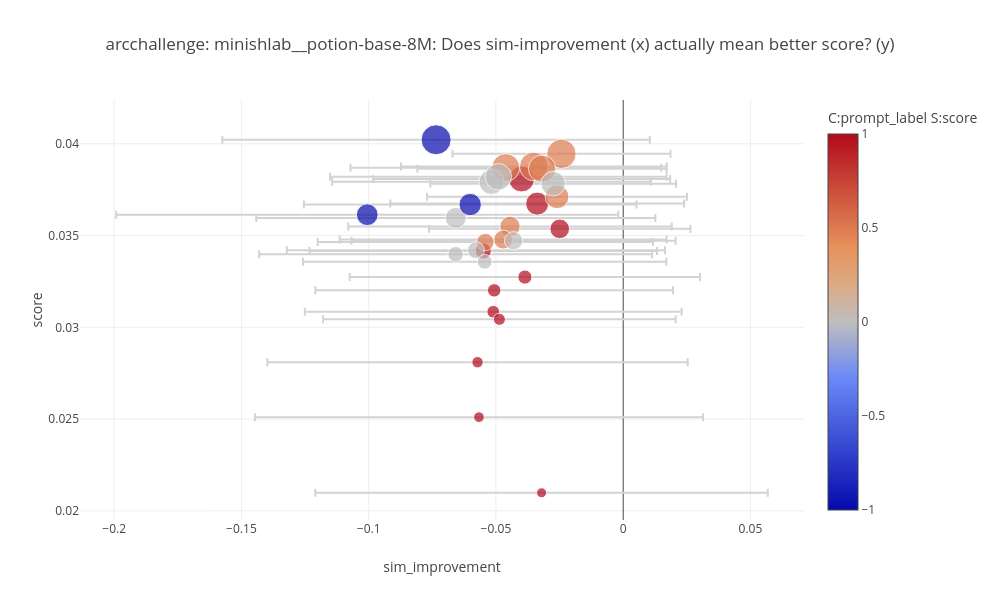
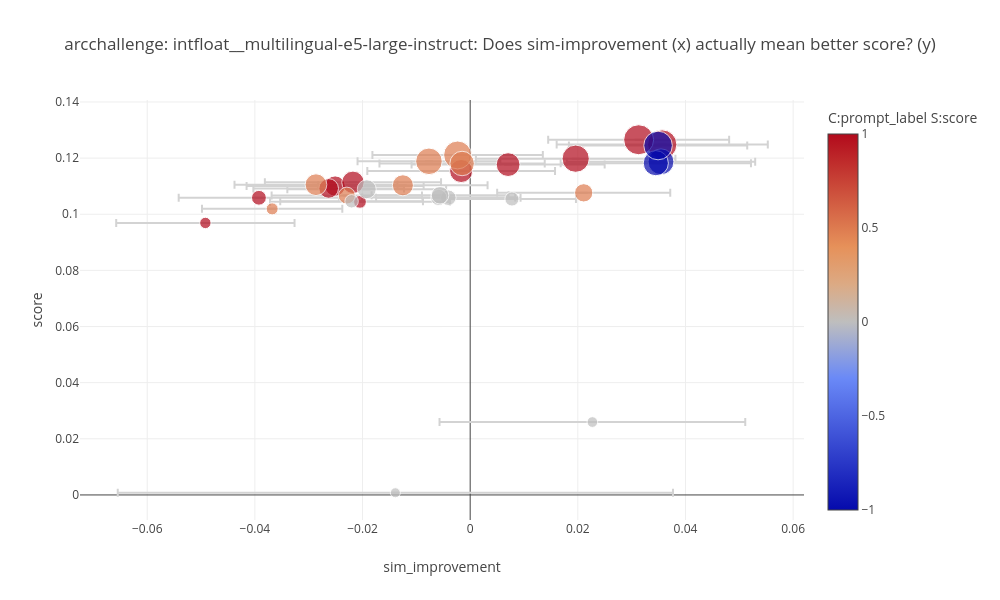
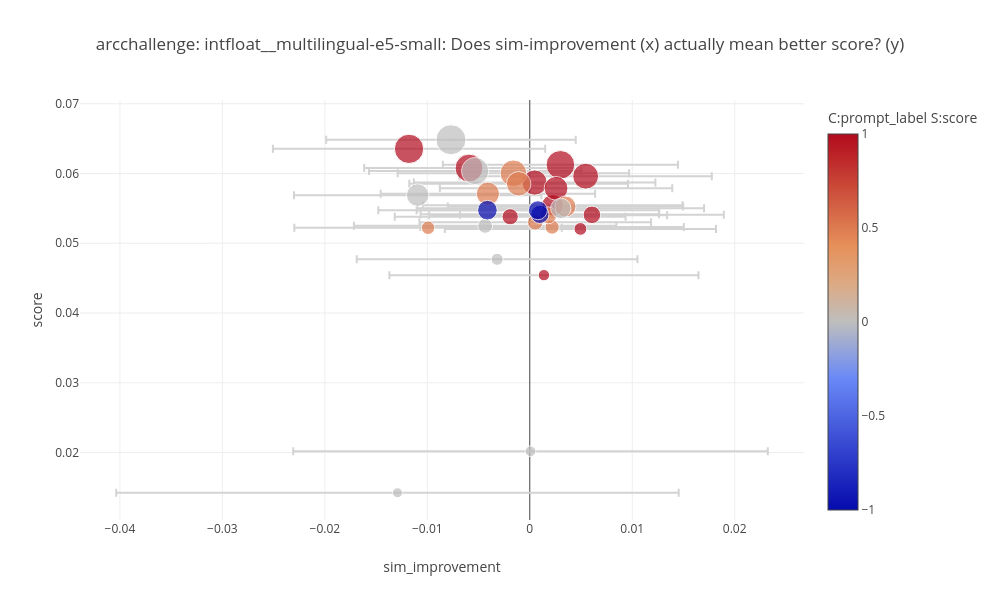
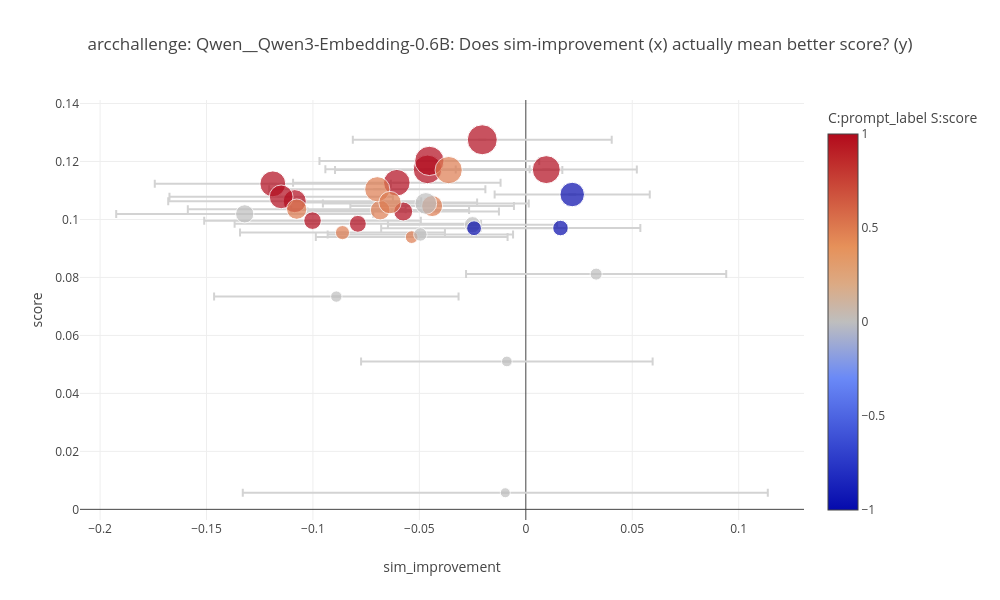

The notebook cell saved with these charts, in order:
### Code cell
for m in models:
    df = construct_df(m)
    #print(df.columns)
    #plot(df, "displacement", y="score", sizes="prompt_label", colors="parallel_fraction", title=f"{dataset}: {m}: Does more movement(x) mean better score(y)")
    plot(df, "sim_improvement", y="score", title=f"{dataset}: {m}: Does sim-improvement (x) actually mean better score? (y)")
    #plot(df, "chord_similarity", y="score", title=f"{dataset}: {m}: Angle of change wrt. Query-Answer(x) line vs. performance")
    #plot(df, "displacement", y="sim_improvement", title=f"{dataset}: {m}: Movement (x) vs. similarity improvement(y).")
    #plot(df, "parallel_fraction", y="sim_improvement", title=f"{dataset}: {m}: Fraction of change toward Answer (x) vs. similarity gains.")
    #plot(df, "parallel_fraction", y="score", title=f"{dataset}: {m}: Fraction of change toward Answer (x) vs. performance(y).")

### Figure 1 — Plotly figure (JSON) as saved in the notebook; plotly's stock layout.template omitted (floating-point values rounded to 4 significant figures)
{"data": [{"error_x": {"array": [0.07025, 0.07404, 0.06884, 0.08806, 0.08889, 0.06927, 0.08256, 0.06826, 0.05773, 0.05138, 0.05837, 0.06354, 0.06104, 0.06422, 0.06586, 0.04282, 0.05105, 0.05221, 0.04898, 0.06262, 0.07429, 0.07719, 0.07139, 0.06367, 0.06609, 0.04828, 0.07841, 0.08399, 0.09865, 0.06534], "color": "lightgray", "type": "data", "visible": true}, "error_y": {"array": [0, 0, 0, 0, 0, 0, 0, 0, 0, 0, 0, 0, 0, 0, 0, 0, 0, 0, 0, 0, 0, 0, 0, 0, 0, 0, 0, 0, 0, 0], "color": "lightgray", "type": "data", "visible": true}, "hovertemplate": "<b>Prompt:</b> %{text}<br><b>X (distance):</b> %{x:.4f}<br><b>Y (score):</b> %{y:.4f}<br>", "marker": {"color": [1.0, 1.0, 1.0, 1.0, 1.0, 1.0, 1.0, 1.0, 1.0, 1.0, 1.0, 0.5, 0.5, 0.5, 0.5, 0.5, 0.5, 0.5, 0.5, 0.0, 0.0, 0.0, 0.0, 0.0, 0.0, 0.0, 0.0, -1.0, -1.0, -1.0], "colorbar": {"title": {"text": "C:prompt_label S:score"}}, "showscale": true, "size": [13.45, 12.76, 14.14, 10.69, 10.0, 12.07, 11.38, 16.21, 23.1, 19.66, 25.86, 20.34, 27.93, 18.97, 17.59, 29.31, 23.79, 28.62, 27.24, 25.17, 16.9, 15.52, 14.83, 18.28, 26.55, 24.48, 21.03, 30.0, 21.72, 22.41]}, "mode": "markers", "text": ["Given a science question, retrieve the passage that best answers it", "Retrieve the passage that correctly answers the multiple choice science question", "Find the document that contains the answer to the given science question", "Given a challenging science question, retrieve a passage that provides the correct answer and explains the underlying concept", "Retrieve passages that answer elementary and middle school science questions spanning biology, chemistry, physics, and earth science", "Find the most relevant scientific passage that directly answers the question", "Given a multiple choice question about science, retrieve the passage most likely to contain the correct answer", "Retrieve a passage answering the question", "Find relevant science passages", "Answer the science question", "Retrieve the correct answer", "Find documents related to the topic", "Retrieve a relevant passage", "Given a question, find a related document", "Search for information about the query", "Look up the answer", "Find something useful", "Get the relevant text", "Retrieve", "Translate the following sentence into French", "Summarize the given paragraph into two sentences", "Given two sentences, determine if they are semantically similar", "Classify the sentiment of the given review as positive or negative", "Generate a creative story based on the prompt", "Retrieve duplicate questions from the forum", "Find the most similar product review", "Given a code snippet, retrieve the documentation", "asdfjkl qpwoeiru zxcvbnm", "hgJKSbf oiawnef LKJHDS kdjfbs", "!!!! ??? ### @@@"], "type": "scatter", "x": [-0.05069, -0.05105, -0.03862, -0.05666, -0.03207, -0.04865, -0.05722, -0.05499, -0.03378, -0.02494, -0.03993, -0.04448, -0.04612, -0.04717, -0.05415, -0.02426, -0.02599, -0.03511, -0.03187, -0.05171, -0.05786, -0.06584, -0.05443, -0.04307, -0.04907, -0.02752, -0.06578, -0.07351, -0.1006, -0.06012], "y": [0.03201, 0.03085, 0.03274, 0.02511, 0.02099, 0.03044, 0.0281, 0.03416, 0.03674, 0.03537, 0.03808, 0.0355, 0.0387, 0.03478, 0.03464, 0.03945, 0.03711, 0.03877, 0.03864, 0.03793, 0.0342, 0.03398, 0.03357, 0.03472, 0.0382, 0.03783, 0.03596, 0.04022, 0.03613, 0.03669]}], "layout": {"height": 600, "legend": {"title": {"text": "colors:prompt_label, size:score"}}, "title": {"text": "arcchallenge: minishlab__potion-base-8M: Does sim-improvement (x) actually mean better score? (y)"}, "width": 1000, "xaxis": {"title": {"text": "sim_improvement"}}, "yaxis": {"title": {"text": "score"}}}}

### Figure 2 — Plotly figure (JSON) as saved in the notebook; plotly's stock layout.template omitted (floating-point values rounded to 4 significant figures)
{"data": [{"error_x": {"array": [0.01744, 0.01794, 0.01645, 0.01637, 0.01657, 0.01671, 0.01854, 0.0149, 0.014, 0.01961, 0.01681, 0.01304, 0.01573, 0.01397, 0.01514, 0.01583, 0.01327, 0.01608, 0.01535, 0.01342, 0.01189, 0.0284, 0.05158, 0.01326, 0.01422, 0.01272, 0.01475, 0.0175, 0.01768, 0.01656], "color": "lightgray", "type": "data", "visible": true}, "error_y": {"array": [0, 0, 0, 0, 0, 0, 0, 0, 0, 0, 0, 0, 0, 0, 0, 0, 0, 0, 0, 0, 0, 0, 0, 0, 0, 0, 0, 0, 0, 0], "color": "lightgray", "type": "data", "visible": true}, "hovertemplate": "<b>Prompt:</b> %{text}<br><b>X (distance):</b> %{x:.4f}<br><b>Y (score):</b> %{y:.4f}<br>", "marker": {"color": [1.0, 1.0, 1.0, 1.0, 1.0, 1.0, 1.0, 1.0, 1.0, 1.0, 1.0, 0.5, 0.5, 0.5, 0.5, 0.5, 0.5, 0.5, 0.5, 0.0, 0.0, 0.0, 0.0, 0.0, 0.0, 0.0, 0.0, -1.0, -1.0, -1.0], "colorbar": {"title": {"text": "C:prompt_label S:score"}}, "showscale": true, "size": [23.1, 23.79, 20.34, 22.41, 11.38, 12.76, 27.24, 14.83, 19.66, 29.31, 30.0, 12.07, 21.03, 16.9, 21.72, 27.93, 26.55, 18.28, 24.48, 15.52, 14.14, 10.69, 10.0, 13.45, 16.21, 17.59, 18.97, 25.86, 25.17, 28.62]}, "mode": "markers", "text": ["Given a science question, retrieve the passage that best answers it", "Retrieve the passage that correctly answers the multiple choice science question", "Find the document that contains the answer to the given science question", "Given a challenging science question, retrieve a passage that provides the correct answer and explains the underlying concept", "Retrieve passages that answer elementary and middle school science questions spanning biology, chemistry, physics, and earth science", "Find the most relevant scientific passage that directly answers the question", "Given a multiple choice question about science, retrieve the passage most likely to contain the correct answer", "Retrieve a passage answering the question", "Find relevant science passages", "Answer the science question", "Retrieve the correct answer", "Find documents related to the topic", "Retrieve a relevant passage", "Given a question, find a related document", "Search for information about the query", "Look up the answer", "Find something useful", "Get the relevant text", "Retrieve", "Translate the following sentence into French", "Summarize the given paragraph into two sentences", "Given two sentences, determine if they are semantically similar", "Classify the sentiment of the given review as positive or negative", "Generate a creative story based on the prompt", "Retrieve duplicate questions from the forum", "Find the most similar product review", "Given a code snippet, retrieve the documentation", "asdfjkl qpwoeiru zxcvbnm", "hgJKSbf oiawnef LKJHDS kdjfbs", "!!!! ??? ### @@@"], "type": "scatter", "x": [-0.001674, 0.007047, -0.02509, -0.02178, -0.0492, -0.02047, 0.0196, -0.03925, -0.02629, 0.03568, 0.0313, -0.03679, -0.0125, -0.02292, -0.02865, -0.002333, -0.007661, 0.02109, -0.001501, -0.004058, 0.007761, 0.0227, -0.0139, -0.02203, -0.00584, -0.0056, -0.01922, 0.03545, 0.03449, 0.03491], "y": [0.1154, 0.1177, 0.11, 0.1114, 0.0969, 0.1044, 0.1198, 0.1059, 0.1092, 0.1248, 0.1265, 0.1019, 0.1103, 0.1066, 0.1105, 0.1211, 0.1189, 0.1076, 0.1181, 0.1059, 0.1054, 0.02598, 0.0007846, 0.1046, 0.106, 0.1068, 0.1089, 0.1187, 0.1182, 0.1245]}], "layout": {"height": 600, "legend": {"title": {"text": "colors:prompt_label, size:score"}}, "title": {"text": "arcchallenge: intfloat__multilingual-e5-large-instruct: Does sim-improvement (x) actually mean better score? (y)"}, "width": 1000, "xaxis": {"title": {"text": "sim_improvement"}}, "yaxis": {"title": {"text": "score"}}}}

### Figure 3 — Plotly figure (JSON) as saved in the notebook; plotly's stock layout.template omitted (floating-point values rounded to 4 significant figures)
{"data": [{"error_x": {"array": [0.01179, 0.01323, 0.01287, 0.01329, 0.01508, 0.01267, 0.01147, 0.01023, 0.01126, 0.01231, 0.01134, 0.01305, 0.01046, 0.01129, 0.01285, 0.01149, 0.01161, 0.01067, 0.01131, 0.01207, 0.01036, 0.02316, 0.02745, 0.01218, 0.01281, 0.0137, 0.01398, 0.01163, 0.01184, 0.01065], "color": "lightgray", "type": "data", "visible": true}, "error_y": {"array": [0, 0, 0, 0, 0, 0, 0, 0, 0, 0, 0, 0, 0, 0, 0, 0, 0, 0, 0, 0, 0, 0, 0, 0, 0, 0, 0, 0, 0, 0], "color": "lightgray", "type": "data", "visible": true}, "hovertemplate": "<b>Prompt:</b> %{text}<br><b>X (distance):</b> %{x:.4f}<br><b>Y (score):</b> %{y:.4f}<br>", "marker": {"color": [1.0, 1.0, 1.0, 1.0, 1.0, 1.0, 1.0, 1.0, 1.0, 1.0, 1.0, 0.5, 0.5, 0.5, 0.5, 0.5, 0.5, 0.5, 0.5, 0.0, 0.0, 0.0, 0.0, 0.0, 0.0, 0.0, 0.0, -1.0, -1.0, -1.0], "colorbar": {"title": {"text": "C:prompt_label S:score"}}, "showscale": true, "size": [25.17, 12.76, 17.59, 29.31, 11.38, 21.72, 28.62, 27.93, 16.21, 25.86, 23.79, 13.45, 23.1, 26.55, 14.14, 21.03, 16.9, 24.48, 15.52, 22.41, 27.24, 10.69, 10.0, 30.0, 14.83, 12.07, 20.34, 18.28, 18.97, 19.66]}, "mode": "markers", "text": ["Given a science question, retrieve the passage that best answers it", "Retrieve the passage that correctly answers the multiple choice science question", "Find the document that contains the answer to the given science question", "Given a challenging science question, retrieve a passage that provides the correct answer and explains the underlying concept", "Retrieve passages that answer elementary and middle school science questions spanning biology, chemistry, physics, and earth science", "Find the most relevant scientific passage that directly answers the question", "Given a multiple choice question about science, retrieve the passage most likely to contain the correct answer", "Retrieve a passage answering the question", "Find relevant science passages", "Answer the science question", "Retrieve the correct answer", "Find documents related to the topic", "Retrieve a relevant passage", "Given a question, find a related document", "Search for information about the query", "Look up the answer", "Find something useful", "Get the relevant text", "Retrieve", "Translate the following sentence into French", "Summarize the given paragraph into two sentences", "Given two sentences, determine if they are semantically similar", "Classify the sentiment of the given review as positive or negative", "Generate a creative story based on the prompt", "Retrieve duplicate questions from the forum", "Find the most similar product review", "Given a code snippet, retrieve the documentation", "asdfjkl qpwoeiru zxcvbnm", "hgJKSbf oiawnef LKJHDS kdjfbs", "!!!! ??? ### @@@"], "type": "scatter", "x": [0.0004731, 0.004942, 0.006066, -0.01178, 0.001381, 0.002224, 0.002988, -0.00593, -0.001914, 0.005451, 0.002564, -0.009926, -0.004088, -0.001599, 0.00218, 0.003484, 0.001798, -0.001087, 0.0005326, -0.01094, -0.005332, 7.077e-05, -0.01291, -0.007691, -0.004356, -0.003187, 0.003027, 0.0009805, 0.0007939, -0.004134], "y": [0.0587, 0.05206, 0.05408, 0.06354, 0.04543, 0.05545, 0.06125, 0.06078, 0.0538, 0.05962, 0.05788, 0.05223, 0.05712, 0.06004, 0.05232, 0.05526, 0.05401, 0.05853, 0.053, 0.0569, 0.06036, 0.02018, 0.01424, 0.06484, 0.0525, 0.0477, 0.05501, 0.05415, 0.05473, 0.05475]}], "layout": {"height": 600, "legend": {"title": {"text": "colors:prompt_label, size:score"}}, "title": {"text": "arcchallenge: intfloat__multilingual-e5-small: Does sim-improvement (x) actually mean better score? (y)"}, "width": 1000, "xaxis": {"title": {"text": "sim_improvement"}}, "yaxis": {"title": {"text": "score"}}}}

### Figure 4 — Plotly figure (JSON) as saved in the notebook; plotly's stock layout.template omitted (floating-point values rounded to 4 significant figures)
{"data": [{"error_x": {"array": [0.04874, 0.04798, 0.05546, 0.05943, 0.05789, 0.05248, 0.05162, 0.04497, 0.05089, 0.06081, 0.04254, 0.04813, 0.04177, 0.04504, 0.05116, 0.05339, 0.05078, 0.04093, 0.03843, 0.05742, 0.04355, 0.06848, 0.1233, 0.06037, 0.03974, 0.04836, 0.06111, 0.03753, 0.04363, 0.03644], "color": "lightgray", "type": "data", "visible": true}, "error_y": {"array": [0, 0, 0, 0, 0, 0, 0, 0, 0, 0, 0, 0, 0, 0, 0, 0, 0, 0, 0, 0, 0, 0, 0, 0, 0, 0, 0, 0, 0, 0], "color": "lightgray", "type": "data", "visible": true}, "hovertemplate": "<b>Prompt:</b> %{text}<br><b>X (distance):</b> %{x:.4f}<br><b>Y (score):</b> %{y:.4f}<br>", "marker": {"color": [1.0, 1.0, 1.0, 1.0, 1.0, 1.0, 1.0, 1.0, 1.0, 1.0, 1.0, 0.5, 0.5, 0.5, 0.5, 0.5, 0.5, 0.5, 0.5, 0.0, 0.0, 0.0, 0.0, 0.0, 0.0, 0.0, 0.0, -1.0, -1.0, -1.0], "colorbar": {"title": {"text": "C:prompt_label S:score"}}, "showscale": true, "size": [26.55, 28.62, 25.86, 23.1, 16.9, 23.79, 29.31, 18.97, 17.59, 30.0, 27.93, 14.14, 19.66, 12.76, 20.34, 27.24, 25.17, 22.41, 21.03, 11.38, 13.45, 10.69, 10.0, 18.28, 16.21, 21.72, 12.07, 15.52, 14.83, 24.48]}, "mode": "markers", "text": ["Given a science question, retrieve the passage that best answers it", "Retrieve the passage that correctly answers the multiple choice science question", "Find the document that contains the answer to the given science question", "Given a challenging science question, retrieve a passage that provides the correct answer and explains the underlying concept", "Retrieve passages that answer elementary and middle school science questions spanning biology, chemistry, physics, and earth science", "Find the most relevant scientific passage that directly answers the question", "Given a multiple choice question about science, retrieve the passage most likely to contain the correct answer", "Retrieve a passage answering the question", "Find relevant science passages", "Answer the science question", "Retrieve the correct answer", "Find documents related to the topic", "Retrieve a relevant passage", "Given a question, find a related document", "Search for information about the query", "Look up the answer", "Find something useful", "Get the relevant text", "Retrieve", "Translate the following sentence into French", "Summarize the given paragraph into two sentences", "Given two sentences, determine if they are semantically similar", "Classify the sentiment of the given review as positive or negative", "Generate a creative story based on the prompt", "Retrieve duplicate questions from the forum", "Find the most similar product review", "Given a code snippet, retrieve the documentation", "asdfjkl qpwoeiru zxcvbnm", "hgJKSbf oiawnef LKJHDS kdjfbs", "!!!! ??? ### @@@"], "type": "scatter", "x": [-0.0606, -0.04618, -0.1188, -0.1086, -0.07891, -0.1149, -0.04532, -0.0576, -0.1002, -0.02045, 0.009614, -0.08613, -0.06842, -0.05361, -0.1076, -0.03624, -0.06978, -0.0638, -0.04401, -0.08902, -0.04954, -0.008908, -0.009645, -0.1321, -0.02503, -0.04697, 0.03304, 0.01628, -0.02432, 0.02179], "y": [0.1127, 0.1173, 0.1123, 0.1063, 0.0985, 0.1078, 0.1202, 0.1027, 0.0996, 0.1275, 0.1172, 0.09547, 0.1032, 0.09392, 0.1036, 0.117, 0.1104, 0.1058, 0.1046, 0.0734, 0.09483, 0.05102, 0.005728, 0.1019, 0.0982, 0.1055, 0.08115, 0.09705, 0.09698, 0.1086]}], "layout": {"height": 600, "legend": {"title": {"text": "colors:prompt_label, size:score"}}, "title": {"text": "arcchallenge: Qwen__Qwen3-Embedding-0.6B: Does sim-improvement (x) actually mean better score? (y)"}, "width": 1000, "xaxis": {"title": {"text": "sim_improvement"}}, "yaxis": {"title": {"text": "score"}}}}
